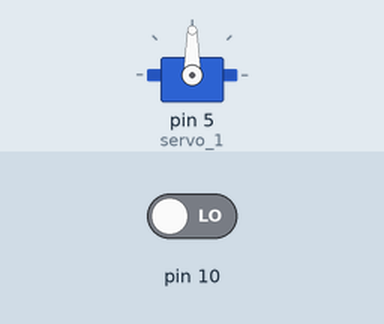
The sketch below on a simulated Arduino Uno, built with avr-gcc and run on an emulated ATmega328P. On the bench: servo. Inputs (shaded band) come from the test bench; at power-on: pin 10 LOW.

Above: at 1.2 s.
1.3 s: pin 10 driven HIGH
At 2.4 s:
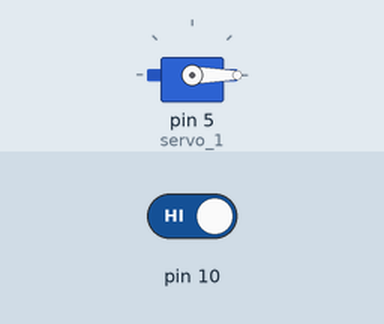
Timing chart, 0 to 4.3 s (numbered marks = the images above; inputs shaded):
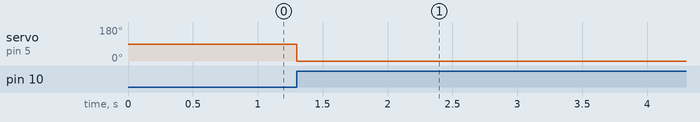

The sketch:

sketch_per_sensore_di_colore.ino
```cpp
#include <Servo.h>
Servo servo_1;//serve per classificare il servo motre 1 chiamandolo servo_1
int move;
int valbutton;
int valbuttonold=LOW;
void setup() {
  servo_1.attach(5);// serve per dire quale pin lo governa
  pinMode(10,INPUT);
}

void loop() {
  valbutton= digitalRead(10);
  if (valbutton==HIGH && valbuttonold==LOW){
    move=analogRead(A0);
    map(move,0,1023,0,180);
    servo_1.write(move);
  }
  valbuttonold=valbutton;

}
```

Measured:
- after the input at 1.3 s, servo on pin 5 (servo_1): 90° → 0° at once
